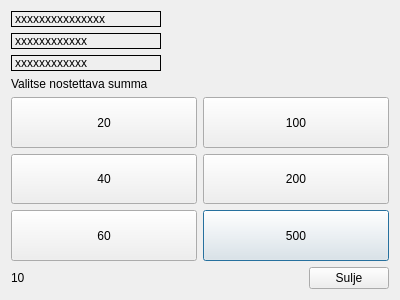
<?xml version="1.0" encoding="UTF-8"?>
<ui version="4.0">
 <class>withdraw</class>
 <widget class="QDialog" name="withdraw">
  <property name="geometry">
   <rect>
    <x>0</x>
    <y>0</y>
    <width>400</width>
    <height>300</height>
   </rect>
  </property>
  <property name="windowTitle">
   <string>Dialog</string>
  </property>
  <layout class="QVBoxLayout" name="verticalLayout" stretch="0,0,0,0,1,0">
   <item>
    <widget class="QLabel" name="user_name">
     <property name="maximumSize">
      <size>
       <width>150</width>
       <height>20</height>
      </size>
     </property>
     <property name="frameShape">
      <enum>QFrame::Box</enum>
     </property>
     <property name="text">
      <string>xxxxxxxxxxxxxxx</string>
     </property>
    </widget>
   </item>
   <item>
    <widget class="QLabel" name="bank_num">
     <property name="maximumSize">
      <size>
       <width>150</width>
       <height>20</height>
      </size>
     </property>
     <property name="frameShape">
      <enum>QFrame::Box</enum>
     </property>
     <property name="text">
      <string>xxxxxxxxxxxx</string>
     </property>
    </widget>
   </item>
   <item>
    <widget class="QLabel" name="balance">
     <property name="maximumSize">
      <size>
       <width>150</width>
       <height>20</height>
      </size>
     </property>
     <property name="frameShape">
      <enum>QFrame::Box</enum>
     </property>
     <property name="text">
      <string>xxxxxxxxxxxx</string>
     </property>
    </widget>
   </item>
   <item>
    <widget class="QLabel" name="instructions">
     <property name="text">
      <string>Valitse nostettava summa</string>
     </property>
    </widget>
   </item>
   <item>
    <layout class="QGridLayout" name="gridLayout">
     <item row="3" column="1">
      <widget class="QPushButton" name="nosta_500">
       <property name="sizePolicy">
        <sizepolicy hsizetype="Preferred" vsizetype="Preferred">
         <horstretch>0</horstretch>
         <verstretch>0</verstretch>
        </sizepolicy>
       </property>
       <property name="text">
        <string>500</string>
       </property>
       <attribute name="buttonGroup">
        <string notr="true">num_pad</string>
       </attribute>
      </widget>
     </item>
     <item row="1" column="1">
      <widget class="QPushButton" name="nosta_100">
       <property name="sizePolicy">
        <sizepolicy hsizetype="Preferred" vsizetype="Preferred">
         <horstretch>0</horstretch>
         <verstretch>0</verstretch>
        </sizepolicy>
       </property>
       <property name="text">
        <string>100</string>
       </property>
       <attribute name="buttonGroup">
        <string notr="true">num_pad</string>
       </attribute>
      </widget>
     </item>
     <item row="3" column="0">
      <widget class="QPushButton" name="nosta_60">
       <property name="sizePolicy">
        <sizepolicy hsizetype="Preferred" vsizetype="Preferred">
         <horstretch>0</horstretch>
         <verstretch>0</verstretch>
        </sizepolicy>
       </property>
       <property name="text">
        <string>60</string>
       </property>
       <attribute name="buttonGroup">
        <string notr="true">num_pad</string>
       </attribute>
      </widget>
     </item>
     <item row="2" column="0">
      <widget class="QPushButton" name="nosta_40">
       <property name="sizePolicy">
        <sizepolicy hsizetype="Preferred" vsizetype="Preferred">
         <horstretch>0</horstretch>
         <verstretch>0</verstretch>
        </sizepolicy>
       </property>
       <property name="text">
        <string>40</string>
       </property>
       <attribute name="buttonGroup">
        <string notr="true">num_pad</string>
       </attribute>
      </widget>
     </item>
     <item row="1" column="0">
      <widget class="QPushButton" name="nosta_20">
       <property name="sizePolicy">
        <sizepolicy hsizetype="Preferred" vsizetype="Preferred">
         <horstretch>0</horstretch>
         <verstretch>0</verstretch>
        </sizepolicy>
       </property>
       <property name="text">
        <string>20</string>
       </property>
       <attribute name="buttonGroup">
        <string notr="true">num_pad</string>
       </attribute>
      </widget>
     </item>
     <item row="2" column="1">
      <widget class="QPushButton" name="nosta_200">
       <property name="sizePolicy">
        <sizepolicy hsizetype="Preferred" vsizetype="Preferred">
         <horstretch>0</horstretch>
         <verstretch>0</verstretch>
        </sizepolicy>
       </property>
       <property name="text">
        <string>200</string>
       </property>
       <attribute name="buttonGroup">
        <string notr="true">num_pad</string>
       </attribute>
      </widget>
     </item>
    </layout>
   </item>
   <item>
    <layout class="QHBoxLayout" name="horizontalLayout">
     <item>
      <widget class="QLabel" name="time">
       <property name="text">
        <string>10</string>
       </property>
      </widget>
     </item>
     <item>
      <spacer name="horizontalSpacer">
       <property name="orientation">
        <enum>Qt::Horizontal</enum>
       </property>
       <property name="sizeHint" stdset="0">
        <size>
         <width>40</width>
         <height>20</height>
        </size>
       </property>
      </spacer>
     </item>
     <item>
      <widget class="QPushButton" name="Sulje">
       <property name="text">
        <string>Sulje</string>
       </property>
      </widget>
     </item>
    </layout>
   </item>
  </layout>
 </widget>
 <resources/>
 <connections/>
 <buttongroups>
  <buttongroup name="num_pad"/>
 </buttongroups>
</ui>
